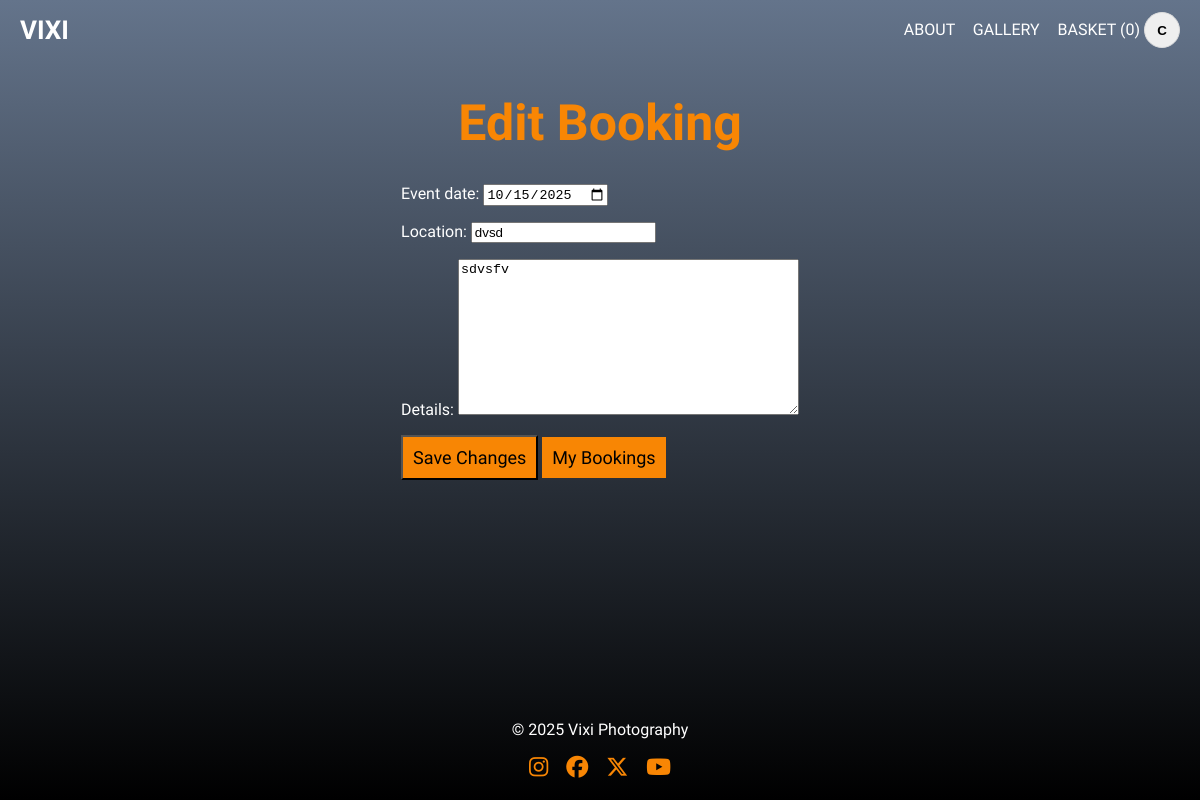
The page /orders/bookings/4/edit/ (signed in) on the database its author committed.
### orders/models.py (models this page shows, shortened)
class BookingRequest(models.Model):
    STATUS = [
        ("new", "New"),
        ("review", "In Review"),
        ("accepted", "Accepted"),
        ("rejected", "Rejected"),
        ("cancelled", "Cancelled"),
    ]
    user = models.ForeignKey(settings.AUTH_USER_MODEL,
                             on_delete=models.CASCADE,
                             related_name='booking_requests')
    event_date = models.DateField()
    location = models.CharField(max_length=200)
    details = models.TextField(blank=True)
    status = models.CharField(max_length=10, choices=STATUS, default='new')
    created_at = models.DateTimeField(auto_now_add=True)
    deposit_pence = models.PositiveIntegerField(default=5000)
    deposit_paid = models.BooleanField(default=False)
    stripe_session_id = models.CharField(max_length=255, blank=True)
    class Meta:
        ordering = ['-created_at']

### orders/views.py (the view)
# urls.py: path("bookings/<int:pk>/edit/", views.edit_booking, name="edit_booking"),
@login_required
def edit_booking(request, pk):
    br = get_object_or_404(
        BookingRequest,
        pk=pk,
        user=request.user,
        status__in=["new", "review"]
    )
    if request.method == "POST":
        form = BookingRequestForm(request.POST, instance=br)
        if form.is_valid():
            form.save()
            messages.success(request, "Booking request updated.")
            return redirect("my_bookings")
    else:
        form = BookingRequestForm(instance=br)
    return render(request, "orders/booking_form.html", {"form": form, "mode": "edit"})

### orders/forms.py (shortened to what this page needs)
class BookingRequestForm(forms.ModelForm):
    class Meta:
        model = BookingRequest
        fields = ["event_date", "location", "details"]
        widgets = {
            "event_date": forms.DateInput(attrs={
                "type": "date", "min": date.today().isoformat()}),
            "location": forms.TextInput(attrs={
                "pattern": r".*[A-Za-z].*", "inputmode": "text"}),
        }

### orders/context_processors.py (called while the page is built)
def cart_count(request):
    cart = request.session.get("cart", {})
    total = 0
    for v in cart.values():
        total += int(v.get("qty", 0)) if isinstance(v, dict) else int(v)
    return {"cart_count": total}

### templates/orders/booking_form.html (shortened to what this page needs)
{% extends 'base.html' %}
{% block content %}
<h1>{% if mode == "edit" %}Edit Booking{% else %}Book the Photographer{% endif %}</h1>
<form method="post">
  {{ form.as_p }}
  <button class="btn-book" type="submit">{% if mode == "edit" %}Save Changes{% else %}Submit Request{% endif %}</button>
  <a class="btn-book" href="{% url 'my_bookings' %}">My Bookings</a>
</form>
{% endblock %}

### templates/base.html (shortened to what this page needs)
{% load static %}
<!doctype html>
<html lang="en">
<head>
  <link rel="stylesheet" href="{% static 'css/style.css' %}">
  <link rel="stylesheet" href="{% static 'css/style.css' %}">
</head>
<body class="page {% block body_class %}{% endblock %}">
  <header class="nav">
    <a class="brand btn" href="{% url 'home' %}">VIXI</a>
    <nav class="nav-links">
      <a href="{% url 'about' %}" class="btn">ABOUT</a>
      <a href="{% url 'gallery_index' %}" class="btn">GALLERY</a>
      <a href="{% url 'cart' %}" class="btn">BASKET ({{ cart_count|default:0 }})</a>
      {% if user.is_authenticated %}
  <div class="profile">
    <button class="avatar" id="avatarBtn" aria-haspopup="menu" aria-expanded="false">
      {{ user.username|first|upper }}
    </button>
  </div>
{% else %}
  <a href="{% url 'login' %}">LOGIN</a>
{% endif %}
    </nav>
  </header>
  <main class="container">
    {% block content %}{% endblock %}
  </main>
  <footer class="footer">
    <p>© 2025 Vixi Photography</p>
    <div class="social-links">
      <a href="https://instagram.com" target="_blank" aria-label="Instagram"><i class="fab fa-instagram"></i></a>
      <a href="https://facebook.com" target="_blank" aria-label="Facebook"><i class="fab fa-facebook"></i></a>
      <a href="https://x.com" target="_blank" aria-label="X"><i class="fab fa-x-twitter"></i></a>
      <a href="https://youtube.com" target="_blank" aria-label="youtube"><i class="fab fa-youtube"></i></a>
    </div>
  </footer>
</body>
</html>

### static/css/style.css (style rules this page uses)
body { background: linear-gradient(to bottom, #64748B 0%, #000 100%); background-repeat: no-repeat; background-attachment: fixed; color: #fff; font-family: Marcellus, Arial, sans-serif; margin: 0; padding: 0; display: flex; flex-direction: column; min-height: 100vh; }
h1 { font-family: Marcellus, Arial, sans-serif; text-align: center; margin-bottom: 2rem; font-size: 50px; color: #f88604; }
.profile { position: relative; display: inline-block; }
.avatar { width: 36px; height: 36px; border-radius: 9999px; border: 1px solid #ddd; display: grid; place-items: center; font-weight: 700; cursor: pointer; }
.page { margin:0; }
.container { max-width:1100px; margin:0 auto; flex: 1; }
.nav { background: transparent; color: white; display:flex; justify-content:space-between; align-items:center; padding:12px 20px; }
.brand { font-weight:700; text-decoration:none; color:inherit; font-size: 26px; }
.nav-links a { margin-left:14px; text-decoration:none; color:inherit; }
.btn-book { background: #f88604; color: black; text-decoration: none; font-size: 18px; padding: 10px; font-family: Marcellus, Arial, sans-serif; }
.footer { border-top: 1px solid var(--border); padding: 20px 4vw; text-align: center; background: transparent; color: #fff; }
.social-links { margin-top: 8px; display: flex; justify-content: center; gap: 18px; font-size: 22px; }
.social-links a { text-decoration: none; transition: transform .2s; color: #f88604 !important; }
.social-links i { font-size: 22px; color: var(--fg); }
html, body { height: 100%; }

### rows shown on the page
BookingRequest: event_date "10/15/2025", location "dvsd", details "sdvsfv"

### other values the page prints
{{ cart_count|default:0 }} "0"
{{ user.username|first|upper }} "C"
